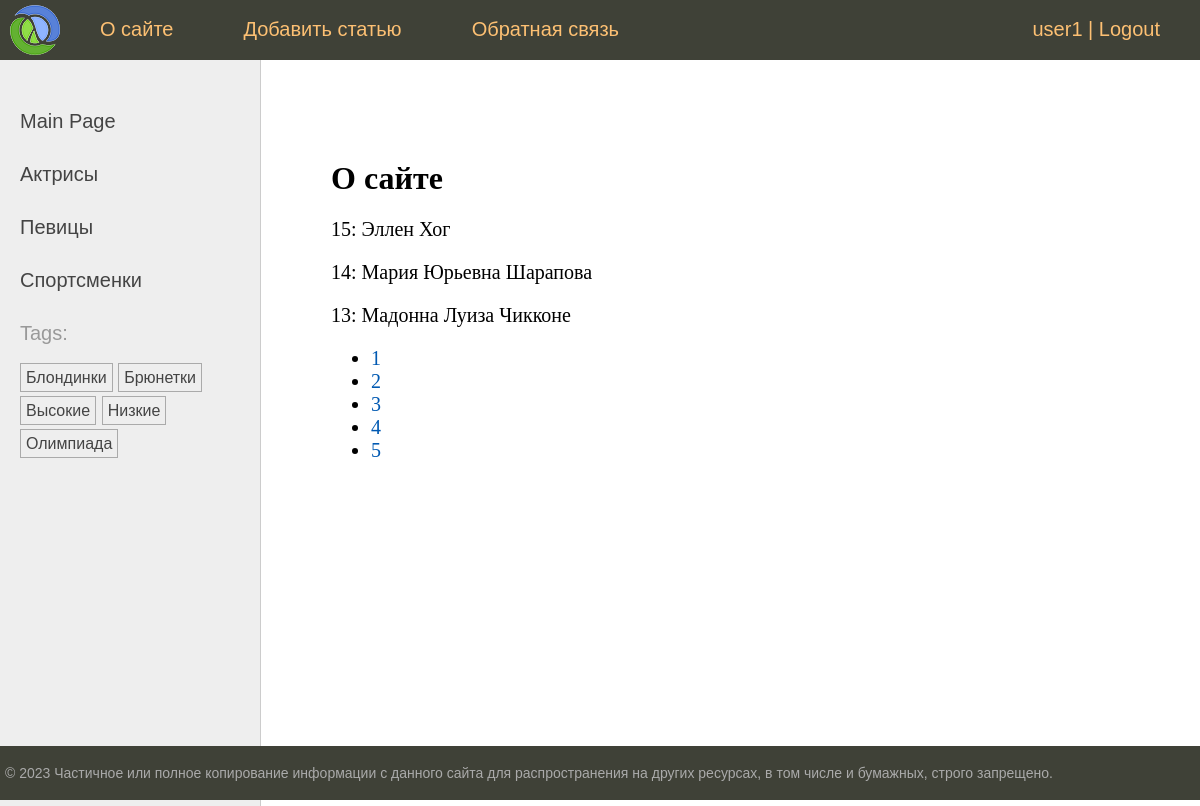
Screenshot of /about/ (signed in) with the database file from the repository.
### users/models.py (models this page shows)
class User(AbstractUser):
    photo = models.ImageField(upload_to='users/%Y/%m/%d/', blank=True, null=True, verbose_name='Photo')
    date_birth = models.DateTimeField(blank=True, null=True, verbose_name='Date Birthday')

### man/models.py (models this page shows, shortened)
class Category(models.Model):
    name = models.CharField(max_length=100, db_index=True, verbose_name='category')
    slug = models.SlugField(max_length=255, unique=True, db_index=True)
    class Meta:
        verbose_name = 'CATEGORY'
        verbose_name_plural = 'CATEGORIES'
    def get_absolute_url(self):
        return reverse('category', kwargs={'cat_slug': self.slug})

class TagPost(models.Model):
    tag = models.CharField(max_length=100, db_index=True)
    slug = models.SlugField(max_length=255, unique=True, db_index=True)
    def get_absolute_url(self):
        return reverse('tag', kwargs={'tag_slug': self.slug})

class Man(models.Model):
    class Status(models.IntegerChoices):
        DRAFT = 0, 'Chernovik'
        PUBLISHED = 1, 'Opublikovano'
    title = models.CharField(max_length=255, verbose_name='TITLE')
    slug = models.SlugField(max_length=255, unique=True, db_index=True,
                            validators=[
                               MinLengthValidator(5, message='Minimum 5 simbols'),
                               MaxLengthValidator(100, message='Maximum 100 simbols'),
                            ])
    photo = models.ImageField(upload_to='photos/%Y/%m/%d/', default=None, blank=True, null=True, verbose_name='photka')
    content = models.TextField(blank=True)
    time_create = models.DateTimeField(auto_now_add=True, verbose_name='DATE CREATED')
    time_update = models.DateTimeField(auto_now=True)
    is_active = models.BooleanField(choices=tuple(map(lambda x: (bool(x[0]), x[1]), Status.choices)), default=Status.DRAFT, verbose_name='STATUS')
    cat = models.ForeignKey('Category', on_delete=models.PROTECT, related_name='posts')
    tags = models.ManyToManyField('TagPost', blank=True, related_name='tags')
    husband = models.OneToOneField('Husband', on_delete=models.SET_NULL, null=True, blank=True, related_name='wuman')
    author = models.ForeignKey(get_user_model(), on_delete=models.SET_NULL, related_name='posts', null=True, default=None)
    objects = models.Manager()
    published = PublishedManager()
    class Meta:
        verbose_name = 'Popular Mans'
        verbose_name_plural = 'Popular Mans'
        ordering = ['-time_create']
        indexes = [
            models.Index(fields=['-time_create'])
        ]

### man/views.py (the view)
# urls.py: path('about/', views.about, name='about'),
@login_required
def about(request):
    contact_list = Man.published.all()
    paginator = Paginator(contact_list, 3)
    page_number = request.GET.get('page')
    page_obj = paginator.get_page(page_number)
    return render(request, 'man/about.html', {'title': 'О сайте', 'page_obj': page_obj})

### man/models.py (called while the page is built)
    def get_queryset(self):
        return super().get_queryset().filter(is_active=Man.Status.PUBLISHED)

### man/templatetags/man_tags.py (called while the page is built)
@register.inclusion_tag('man/list_categories.html')
def show_categories(cat_selected=0):
    cats = Category.objects.annotate(total=Count("posts")).filter(total__gt=0)
    return {'cats': cats, 'cat_selected': cat_selected}

@register.inclusion_tag('man/list_tags.html')
def show_all_tags():
    return {'tags': TagPost.objects.annotate(total=Count("tags")).filter(total__gt=0)}

### users/context_processors.py (called while the page is built)
def get_man_context(request):
    return {'mainmenu': menu}

### man/templates/man/about.html
{% extends 'base.html' %}
{% block content %}
<h1>{{ title }}</h1>
{% for item in page_obj %}
<p>{{item.pk}}: {{ item.title }}</p>
{% endfor %}
<nav>
    <ul>
        {%for p in page_obj.paginator.page_range%}
        <li>
            <a href="?page={{p}}">{{ p }}</a>
        </li>
        {%endfor%}
    </ul>
</nav>
{% endblock %}

### templates/base.html (shortened to what this page needs)
{% load static %}
{% load man_tags %}
<!DOCTYPE html>
<html>
<head>
	<link type="text/css" href="{% static 'man/css/styles.css' %}" rel="stylesheet" />
</head>
<body>
<table class="table-page" border=0 cellpadding="0" cellspacing="0">
<tr><td valign=top>
{% block mainmenu %}
		<div class="header">
			<ul id="mainmenu" class="mainmenu">
			<li class="logo"><a href="{% url 'home' %}"><div class="logo"></div></a></li>
{% for m in mainmenu %}
	<li><a href="{% url m.url_name %}">{{m.title}}</a></li>
{% endfor %}
{% if user.is_authenticated %}
				<li class="last"><a href="{% url 'users:profile' %}">{{ user.username }}</a> | <a href="{%url 'users:logout' %}">Logout</a></li>
{% else %}
	<li class="last"><a href="{% url 'users:login' %}">Login</a> | <a href="{% url 'users:register' %}">Authorization</a></li>
{% endif %}
			</ul>
		</div>
{% endblock mainmenu %}
<table class="table-content" border=0 cellpadding="0" cellspacing="0">
<tr>
	<td valign="top" class="left-chapters">
	<ul id="leftchapters">
		{% if cat_selected == 0 %}
		<li class="selected">Main Page</li>
		{% else %}
		<li><a href="{% url 'home' %}">Main Page</a></li>
		{% endif %}
		{% show_categories cat_selected %}
		<li>{% show_all_tags %}</li>
	</ul>
</td>
<td valign="top" class="content">
	<div class="content-text">
{% block content %}
{% endblock %}
	</div>
</td></tr></table>
</td></tr>
<tr><td valign=top>
	<div id="footer">
		<p>&copy; 2023 Частичное или полное копирование информации с данного сайта для распространения на других ресурсах, в том числе и бумажных, строго запрещено.</p>
	</div>
</td></tr></table>
</body>
</html>

### man/templates/man/list_categories.html
{% for cat in cats %}
{% if cat.id == cat_selected %}
<li class="selected">{{cat.name}}</li>
{% else %}
<li><a href="{{ cat.get_absolute_url }}">{{cat.name}}</a></li>
{% endif %}
{% endfor %}

### man/templates/man/list_tags.html
{% if tags %}
    <p>Tags:</p>
    <ul class="tags-list">
        {% for t in tags %}
        <li><a href="{{t.get_absolute_url}}">{{t.tag}}</a></li>
        {% endfor %}
    </ul>
{% endif %}

### man/static/man/css/styles.css (style rules this page uses)
html, body { font-family: 'Arial'; margin: 0; padding: 0; height: 100%; width: 100%; color: #444; }
a { color: #0059b2; text-decoration: none; }
.table-page { width: 100%; height: 100%; vertical-align: top; }
.table-page tr { height: 100%; }
.header { background: #3F4137; height: 60px; }
.logo { background: url('../images/logo.png') no-repeat 10px 5px; width: 70px; height: 60px; }
ul.mainmenu { list-style: none; margin: 0; padding: 0; height: 60px; color: #fdc073; font-size: 20px; overflow: hidden; }
ul.mainmenu li { float: left; margin: 18px 40px 0 30px; }
ul.mainmenu li.logo { margin: 0; }
ul.mainmenu li.last { float: right; }
ul.mainmenu li a { color: #fdc073; text-decoration: none; }
.table-content { width: 100%; min-height: 100%; height: 100%; }
.left-chapters { margin: 0; background: #eee; border-right: 1px solid #ccc; }
.left-chapters ul { width: 230px; margin: 0; padding: 20px 10px 10px 20px; list-style: none; font-size: 20px; }
.left-chapters ul li { margin: 30px 0 0 0; color: #999; }
.left-chapters ul li a { color: #444; text-decoration: none; }
ul.tags-list { width: 100%; margin: 0; padding: 0; list-style: none; }
ul.tags-list li { margin: 0; padding: 0 0 10px; display: inline-block; }
ul.tags-list li a { padding: 5px; font-size: 16px; border: 1px solid #aaa; }
.content { padding: 40px 20px 20px 40px; width: 100%; box-sizing: border-box; }
.content-text { margin: 60px 0 0 30px; color: #000; font-size: 20px; font-family: Yandex Sans Display Light; }
.content-text h1 { font-size: 32px; }
#footer { box-sizing: border-box; background: #3F4137; padding: 5px; color: #aaa; font-size: 14px; font-family: Verdana, Geneva, Arial, Helvetica; text-align: left; overflow: hidden; }

### rows the page displays
User: username "user1"
Category: name "Актрисы"
Category: name "Певицы"
Category: name "Спортсменки"
TagPost: tag "Блондинки"
TagPost: tag "Брюнетки"
TagPost: tag "Высокие"
TagPost: tag "Низкие"
TagPost: tag "Олимпиада"
Man: pk "15", title "Эллен Хог"
Man: pk "14", title "Мария Юрьевна Шарапова"
Man: pk "13", title "Мадонна Луиза Чикконе"

### other values shown
{{ m.title }} "О сайте" "Добавить статью" "Обратная связь"
{{ title }} "О сайте"
{{ p }} "1" "2" "3" "4" "5"
